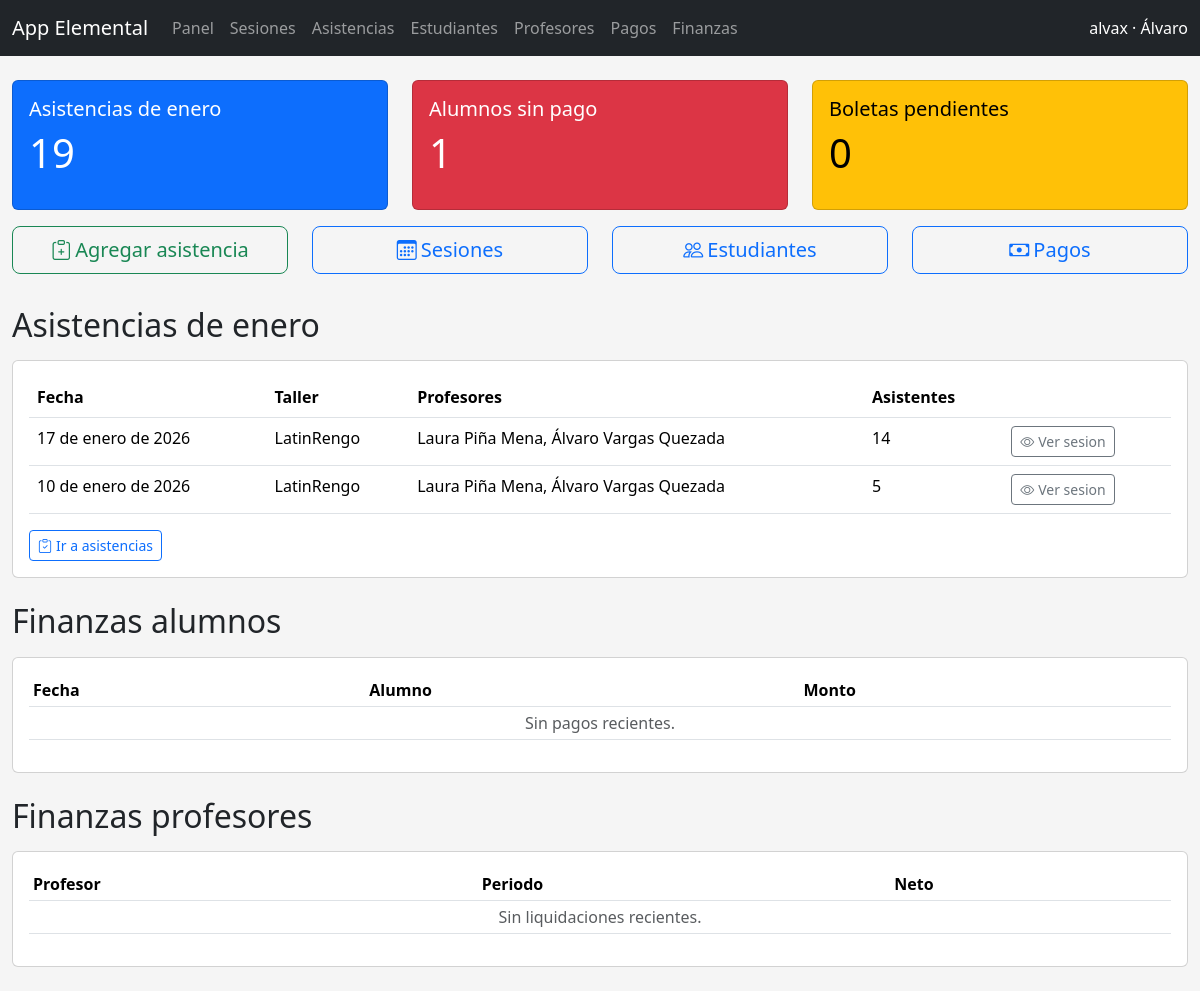
The app's page /app/ (signed in), older data.
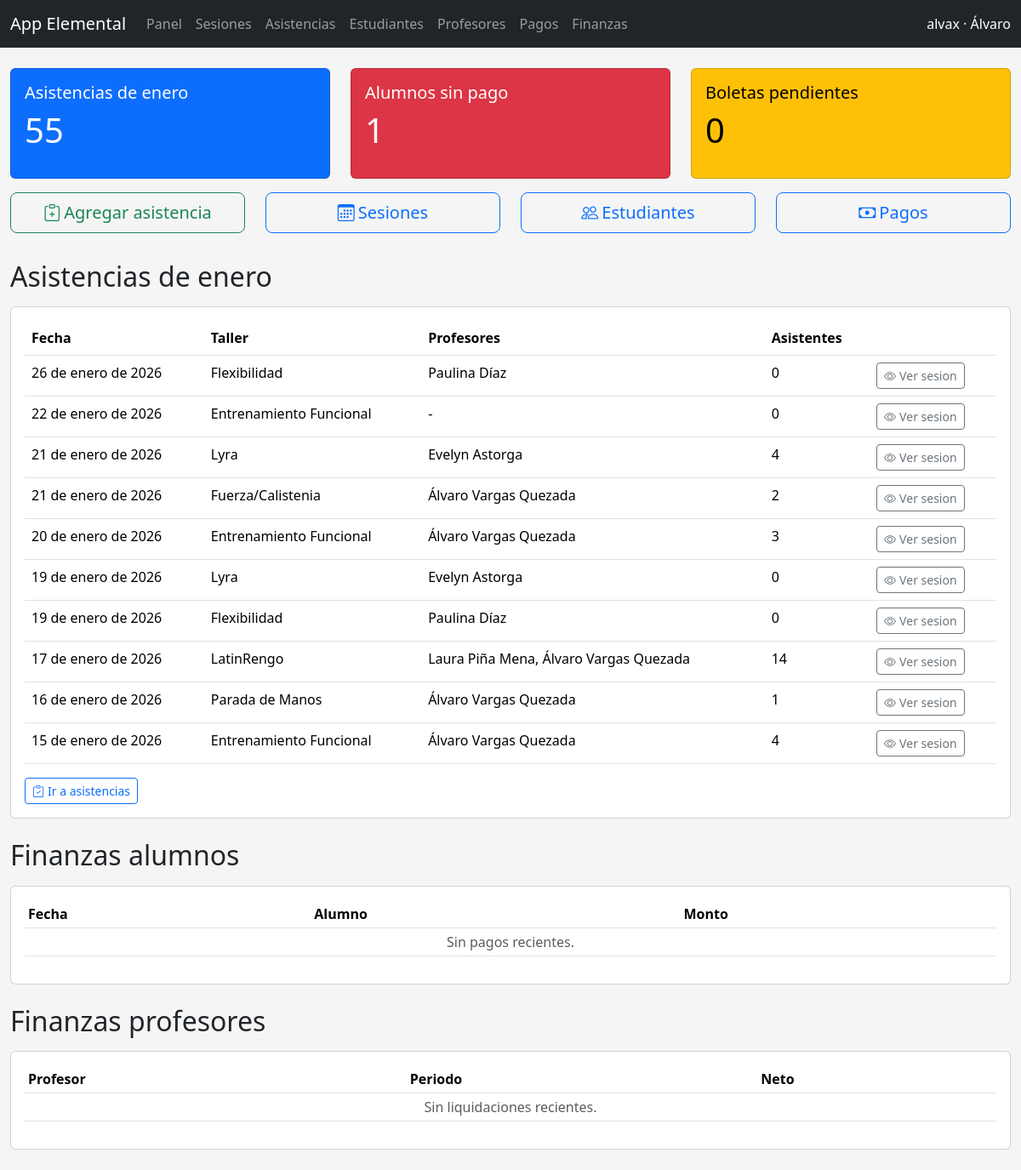
The same page, newer data.
### academia/models.py (models this page shows, shortened)
class SesionClase(models.Model):
    class Estado(models.TextChoices):
        PROGRAMADA = "programada", "Programada"
        COMPLETADA = "completada", "Completada"
        CANCELADA = "cancelada", "Cancelada"
    disciplina = models.ForeignKey(
        Disciplina,
        on_delete=models.CASCADE,
        related_name="sesiones",
    )
    bloque = models.ForeignKey(
        BloqueHorario,
        on_delete=models.SET_NULL,
        related_name="sesiones",
        null=True,
        blank=True,
    )
    profesores = models.ManyToManyField(
        "cuentas.Persona",
        related_name="sesiones_en_equipo",
        blank=True,
    )
    fecha = models.DateField()
    estado = models.CharField(
        max_length=20,
        choices=Estado.choices,
        default=Estado.PROGRAMADA,
    )
    cupo_maximo = models.PositiveIntegerField(null=True, blank=True)
    notas = models.TextField(blank=True)
    creada_en = models.DateTimeField(auto_now_add=True)
    class Meta:
        verbose_name = "Sesion de clase"
        verbose_name_plural = "Sesiones de clase"
        ordering = ["-fecha"]
        indexes = [
            models.Index(fields=["fecha", "disciplina"]),
        ]

class Disciplina(models.Model):
    organizacion = models.ForeignKey(
        "organizaciones.Organizacion",
        on_delete=models.CASCADE,
        related_name="disciplinas",
    )
    nombre = models.CharField(max_length=150)
    descripcion = models.TextField(blank=True)
    nivel = models.CharField(max_length=100, blank=True)
    activa = models.BooleanField(default=True)
    creada_en = models.DateTimeField(auto_now_add=True)
    class Meta:
        verbose_name = "Disciplina"
        verbose_name_plural = "Disciplinas"
        unique_together = ("organizacion", "nombre", "nivel")
        ordering = ["nombre"]
    def __str__(self) -> str:
        return self.nombre

### cuentas/models.py (models this page shows, shortened)
class Persona(models.Model):
    nombres = models.CharField(max_length=150)
    apellidos = models.CharField(max_length=150)
    email = models.EmailField(unique=True, null=True, blank=True)
    telefono = models.CharField(max_length=50, blank=True)
    identificador = models.CharField(max_length=50, blank=True)
    fecha_nacimiento = models.DateField(null=True, blank=True)
    activo = models.BooleanField(default=True)
    user = models.OneToOneField(
        settings.AUTH_USER_MODEL,
        on_delete=models.CASCADE,
        null=True,
        blank=True,
        related_name="persona",
    )
    creado_en = models.DateTimeField(auto_now_add=True)
    actualizado_en = models.DateTimeField(auto_now=True)
    class Meta:
        verbose_name = "Persona"
        verbose_name_plural = "Personas"
        ordering = ["apellidos", "nombres"]
    def __str__(self) -> str:
        return f"{self.nombres} {self.apellidos}".strip()

### webapp/views.py (the view)
# urls.py: path("", views.dashboard, name="dashboard"),
@role_required(ROLE_ADMIN)
def dashboard(request):
    context = _nav_context(request)
    hoy = timezone.localdate()
    inicio_mes = hoy.replace(day=1)
    nombre_mes = date_format(hoy, "F")
    sesiones_mes = (
        SesionClase.objects.filter(fecha__gte=inicio_mes)
        .select_related("disciplina")
        .prefetch_related("profesores")
    )
    sesiones_hoy = sesiones_mes.filter(fecha=hoy)
    asistencias_mes = Asistencia.objects.filter(sesion__fecha__gte=inicio_mes).count()
    boletas_pendientes = DocumentoVenta.objects.exclude(estado=DocumentoVenta.Estado.PAGADO).count()
    morosos = []
    for suscripcion in Suscripcion.objects.order_by("-fecha_inicio"):
        saldo = suscripcion.saldo_pendiente()
        if saldo > 0:
            morosos.append({"suscripcion": suscripcion, "saldo": saldo})
        if len(morosos) == 5:
            break
    sesiones_resumen = (
        sesiones_mes.annotate(total_asistentes=Count("asistencias"))
        .order_by("-fecha")[:10]
    )
    pagos_recientes = Pago.objects.select_related("persona").order_by("-fecha_pago")[:5]
    liquidaciones_recientes = LiquidacionProfesor.objects.select_related("profesor").order_by("-periodo_inicio")[:5]
    context.update(
        {
            "sesiones_hoy": sesiones_hoy,
            "morosos": morosos,
            "asistencias_mes": asistencias_mes,
            "boletas_pendientes": boletas_pendientes,
            "sesiones_resumen": sesiones_resumen,
            "pagos_recientes": pagos_recientes,
            "liquidaciones_recientes": liquidaciones_recientes,
            "nombre_mes": nombre_mes,
        }
    )
    return render(request, "webapp/dashboard.html", context)

### cobros/models.py (called while the page is built)
    def pagos_registrados(self):
        Pago = apps.get_model("cobros", "Pago")
        pagos_qs = Pago.objects.filter(
            models.Q(persona=self.persona)
            | models.Q(suscripcion=self)
            | models.Q(documento__suscripcion=self)
        ).distinct()
        pagos_qs = pagos_qs.exclude(tipo=Pago.Tipo.CLASE)
        return sum(
            (pago.monto for pago in pagos_qs),
            Decimal("0"),
        )

    def monto_objetivo(self):
        base = self.monto_pactado if self.monto_pactado is not None else self.plan.precio
        if self.descuento_porcentaje:
            descuento = (base * (Decimal(self.descuento_porcentaje) / Decimal("100"))).quantize(Decimal("0.01"))
        else:
            descuento = Decimal(self.descuento_monto or 0)
        total = base - descuento
        return total if total > 0 else Decimal("0")

    def saldo_pendiente(self):
        saldo = self.monto_objetivo() - self.pagos_registrados()
        return saldo if saldo > 0 else Decimal("0")

### webapp/utils.py (called while the page is built, shortened)
def usuario_tiene_roles(user, roles: list[str]) -> bool:
    if not roles:
        return True
    if user.is_superuser:
        return True

### webapp/templates/webapp/dashboard.html (shortened to what the changed rows need)
{% extends "webapp/base_app.html" %}
{% block content %}
<div class="mt-4">
  <div class="row">
    <div class="col-md-4">
      <div class="card text-bg-primary mb-3">
        <div class="card-body">
          <h5 class="card-title">Asistencias de {{ nombre_mes }}</h5>
          <p class="display-6">{{ asistencias_mes }}</p>
        </div>
      </div>
    </div>
  </div>
  <h2 class="mb-3">Asistencias de {{ nombre_mes }}</h2>
  <div class="card mb-4">
    <div class="card-body table-responsive">
      <table class="table">
        <thead>
          <tr>
            <th>Fecha</th>
            <th>Taller</th>
            <th>Profesores</th>
            <th>Asistentes</th>
            <th></th>
          </tr>
        </thead>
        <tbody>
          {% for sesion in sesiones_resumen %}
          <tr>
            <td>{{ sesion.fecha }}</td>
            <td>{{ sesion.disciplina }}</td>
            <td>
              {% if sesion.profesores.all %}
                {% for profe in sesion.profesores.all %}
                  {{ profe }}{% if not forloop.last %}, {% endif %}
                {% endfor %}
              {% else %}
                -
              {% endif %}
            </td>
            <td>{{ sesion.total_asistentes }}</td>
            <td>
              <a class="btn btn-sm btn-outline-secondary" href="{% url 'webapp:sesion_detail' sesion.pk %}">
                <i class="bi bi-eye"></i><span class="d-none d-md-inline ms-1">Ver sesion</span>
              </a>
            </td>
          </tr>
          {% empty %}
          <tr><td colspan="5" class="text-center text-muted">Sin registros este mes.</td></tr>
          {% endfor %}
        </tbody>
      </table>
    </div>
  </div>
  <h2 class="mb-3">Finanzas alumnos</h2>
  <div class="card mb-4">
    <div class="card-body table-responsive">
      <table class="table table-sm">
        <thead>
          <tr>
            <th>Fecha</th>
            <th>Alumno</th>
            <th>Monto</th>
          </tr>
        </thead>
      </table>
    </div>
  </div>
  <h2 class="mb-3">Finanzas profesores</h2>
  <div class="card mb-4">
    <div class="card-body table-responsive">
      <table class="table table-sm">
        <thead>
          <tr>
            <th>Profesor</th>
            <th>Periodo</th>
            <th>Neto</th>
          </tr>
        </thead>
      </table>
    </div>
  </div>
</div>
{% endblock %}

### webapp/templates/webapp/base_app.html (shortened to what this page needs)
{% load static %}
<!DOCTYPE html>
<html lang="es">
  <head>
    <link href="https://cdn.jsdelivr.net/npm/bootstrap@5.3.3/dist/css/bootstrap.min.css" rel="stylesheet">
    <link href="https://cdn.jsdelivr.net/npm/bootstrap-icons@1.11.3/font/bootstrap-icons.css" rel="stylesheet">
  </head>
  <body>
    {% if request.user.is_authenticated and not hide_nav %}
    <nav class="navbar navbar-expand-lg navbar-dark bg-dark">
      <div class="container-fluid">
        <a class="navbar-brand" href="{% url 'webapp:dashboard' %}">App Elemental</a>
        <div class="collapse navbar-collapse" id="navbarNav">
          <ul class="navbar-nav me-auto">
            <li class="nav-item"><a class="nav-link" href="{% url 'webapp:dashboard' %}">Panel</a></li>
            <li class="nav-item"><a class="nav-link" href="{% url 'webapp:sesiones_list' %}">Sesiones</a></li>
            <li class="nav-item"><a class="nav-link" href="{% url 'webapp:asistencias_list' %}">Asistencias</a></li>
            <li class="nav-item"><a class="nav-link" href="{% url 'webapp:estudiantes_list' %}">Estudiantes</a></li>
            <li class="nav-item"><a class="nav-link" href="{% url 'webapp:profesores_list' %}">Profesores</a></li>
            <li class="nav-item"><a class="nav-link" href="{% url 'webapp:pagos_list' %}">Pagos</a></li>
            <li class="nav-item"><a class="nav-link" href="{% url 'webapp:finanzas_unificadas' %}">Finanzas</a></li>
          </ul>
          <span class="navbar-text text-white">
            {{ request.user.get_username }}{% if persona %} · {{ persona.nombres }}{% endif %}
          </span>
        </div>
      </div>
    </nav>
    {% endif %}
    <div class="container-fluid">
      {% block content %}{% endblock %}
    </div>
  </body>
</html>

Row changes from the older to the newer data that the page shows:
no longer on this page (row unchanged): SesionClase: fecha "10 de enero de 2026", disciplina "LatinRengo", total_asistentes "5", Persona (nombres+apellidos "Laura Piña Mena"), Persona (nombres+apellidos "Álvaro Vargas Quezada")
added SesionClase: fecha "26 de enero de 2026", disciplina "Flexibilidad", total_asistentes "0"
now on this page (row unchanged): Persona: nombres+apellidos "Paulina Díaz"
added SesionClase: fecha "22 de enero de 2026", disciplina "Entrenamiento Funcional", total_asistentes "0"
added SesionClase: fecha "21 de enero de 2026", disciplina "Lyra", total_asistentes "4"
now on this page (row unchanged): Persona: nombres+apellidos "Evelyn Astorga"
added SesionClase: fecha "21 de enero de 2026", disciplina "Fuerza/Calistenia", total_asistentes "2", Persona (nombres+apellidos "Álvaro Vargas Quezada")
added SesionClase: fecha "20 de enero de 2026", disciplina "Entrenamiento Funcional", total_asistentes "3", Persona (nombres+apellidos "Álvaro Vargas Quezada")
added SesionClase: fecha "19 de enero de 2026", disciplina "Lyra", total_asistentes "0"
added SesionClase: fecha "19 de enero de 2026", disciplina "Flexibilidad", total_asistentes "0"
added SesionClase: fecha "16 de enero de 2026", disciplina "Parada de Manos", total_asistentes "1", Persona (nombres+apellidos "Álvaro Vargas Quezada")
added SesionClase: fecha "15 de enero de 2026", disciplina "Entrenamiento Funcional", total_asistentes "4", Persona (nombres+apellidos "Álvaro Vargas Quezada")
Text that changed along with them:
{{ asistencias_mes }}: "19" → "55"
